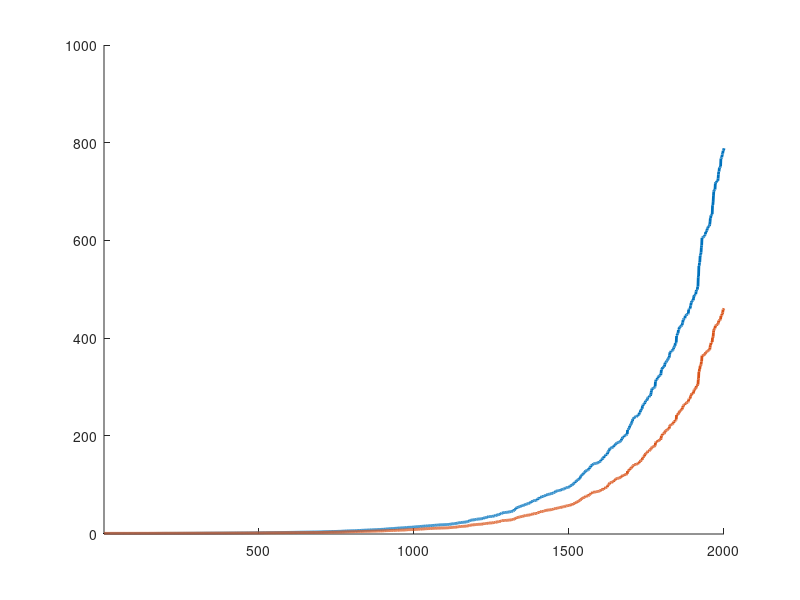

Here is the MATLAB script that generated this plot:
clear; clf; hold on
w=[0.1;0.4];
a=-pi/6; rot=[cos(a) sin(a); -sin(a) cos(a)];

for i=1:2000
    rPre=0.05*randn(2,1).*[4;1]; rPre=rot*rPre;
    rPost=w'*rPre;
    w=w+0.1*rPost*rPre;
    w_traj(:,i)=w;
end
plot([1:2000], w_traj(1,:), 'LineWidth', 2)
plot([1:2000], w_traj(2,:), 'LineWidth', 2)
plot([-1 1], [0 0], 'k'); plot([0 0], [-1 1], 'k');
axis([1 2000 -1 1000]);
norm(w_traj)
norm(w)